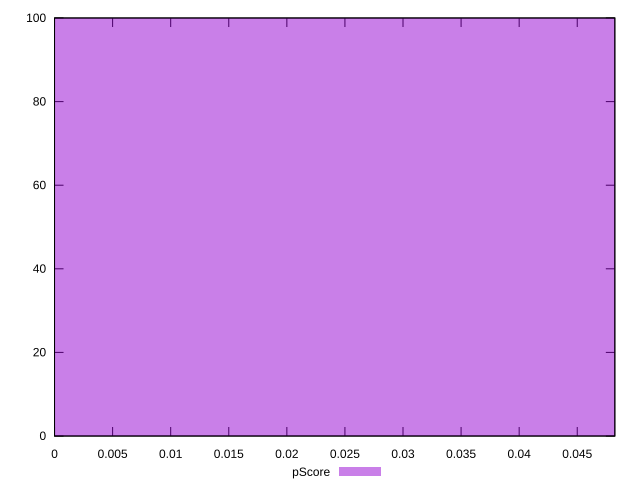

gnuplot code for this plot:
reset

$pScore <<EOF
0 100
EOF

set key outside below
set boxwidth 0.1
set xrange [0:0.04823529411764704]
set yrange [0:100]
set trange [0:100]
set style fill transparent solid 0.5 noborder
set terminal svg size 640, 490 enhanced background rgb 'white'
set output "report_00019_2021-02-10T18-14-37.922Z//unused-javascript/samples/pages/pScore/histogram.svg"

plot $pScore title "pScore" with boxes

reset
